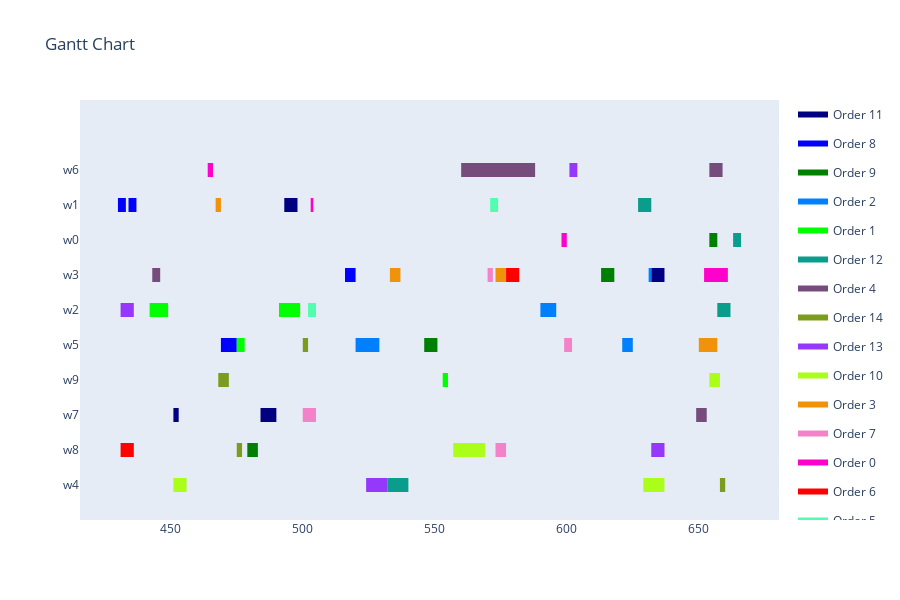

Source (notebook cell):
### Markdown cell above
Visualization

### Code cell
visualize_schedule(schedule, production_environment, orders)

### Figure 1 — Plotly figure (JSON) as saved in the notebook; plotly's stock layout.template omitted (floating-point values rounded to 4 significant figures)
{"data": [{"fill": "toself", "fillcolor": "rgb(0, 0, 128)", "hoverinfo": "name", "legendgroup": "rgb(0, 0, 128)", "mode": "none", "name": "Order 11", "type": "scatter", "x": [493, 498, 498, 493, 493, 632, 637, 637, 632, 632, 451, 453, 453, 451, 451, 484, 490, 490, 484], "y": [7.8, 7.8, 8.2, 8.2, null, 5.8, 5.8, 6.2, 6.2, null, 1.8, 1.8, 2.2, 2.2, null, 1.8, 1.8, 2.2, 2.2]}, {"fill": "toself", "fillcolor": "rgb(0, 0, 255)", "hoverinfo": "name", "legendgroup": "rgb(0, 0, 255)", "mode": "none", "name": "Order 8", "type": "scatter", "x": [430, 433, 433, 430, 430, 434, 437, 437, 434, 434, 516, 520, 520, 516, 516, 469, 475, 475, 469], "y": [7.8, 7.8, 8.2, 8.2, null, 7.8, 7.8, 8.2, 8.2, null, 5.8, 5.8, 6.2, 6.2, null, 3.8, 3.8, 4.2, 4.2]}, {"fill": "toself", "fillcolor": "rgb(0, 128, 0)", "hoverinfo": "name", "legendgroup": "rgb(0, 128, 0)", "mode": "none", "name": "Order 9", "type": "scatter", "x": [654, 657, 657, 654, 654, 613, 618, 618, 613, 613, 546, 551, 551, 546, 546, 479, 483, 483, 479], "y": [6.8, 6.8, 7.2, 7.2, null, 5.8, 5.8, 6.2, 6.2, null, 3.8, 3.8, 4.2, 4.2, null, 0.8, 0.8, 1.2, 1.2]}, {"fill": "toself", "fillcolor": "rgb(0, 128, 255)", "hoverinfo": "name", "legendgroup": "rgb(0, 128, 255)", "mode": "none", "name": "Order 2", "type": "scatter", "x": [631, 632, 632, 631, 631, 590, 596, 596, 590, 590, 520, 529, 529, 520, 520, 621, 625, 625, 621], "y": [5.8, 5.8, 6.2, 6.2, null, 4.8, 4.8, 5.2, 5.2, null, 3.8, 3.8, 4.2, 4.2, null, 3.8, 3.8, 4.2, 4.2]}, {"fill": "toself", "fillcolor": "rgb(0, 255, 0)", "hoverinfo": "name", "legendgroup": "rgb(0, 255, 0)", "mode": "none", "name": "Order 1", "type": "scatter", "x": [442, 449, 449, 442, 442, 491, 499, 499, 491, 491, 475, 478, 478, 475, 475, 553, 555, 555, 553], "y": [4.8, 4.8, 5.2, 5.2, null, 4.8, 4.8, 5.2, 5.2, null, 3.8, 3.8, 4.2, 4.2, null, 2.8, 2.8, 3.2, 3.2]}, {"fill": "toself", "fillcolor": "rgb(10, 157, 140)", "hoverinfo": "name", "legendgroup": "rgb(10, 157, 140)", "mode": "none", "name": "Order 12", "type": "scatter", "x": [627, 632, 632, 627, 627, 663, 666, 666, 663, 663, 657, 662, 662, 657, 657, 532, 540, 540, 532], "y": [7.8, 7.8, 8.2, 8.2, null, 6.8, 6.8, 7.2, 7.2, null, 4.8, 4.8, 5.2, 5.2, null, -0.2, -0.2, 0.2, 0.2]}, {"fill": "toself", "fillcolor": "rgb(117, 76, 123)", "hoverinfo": "name", "legendgroup": "rgb(117, 76, 123)", "mode": "none", "name": "Order 4", "type": "scatter", "x": [560, 588, 588, 560, 560, 654, 659, 659, 654, 654, 443, 446, 446, 443, 443, 649, 653, 653, 649], "y": [8.8, 8.8, 9.2, 9.2, null, 8.8, 8.8, 9.2, 9.2, null, 5.8, 5.8, 6.2, 6.2, null, 1.8, 1.8, 2.2, 2.2]}, {"fill": "toself", "fillcolor": "rgb(122, 157, 31)", "hoverinfo": "name", "legendgroup": "rgb(122, 157, 31)", "mode": "none", "name": "Order 14", "type": "scatter", "x": [500, 502, 502, 500, 500, 468, 472, 472, 468, 468, 475, 477, 477, 475, 475, 658, 660, 660, 658], "y": [3.8, 3.8, 4.2, 4.2, null, 2.8, 2.8, 3.2, 3.2, null, 0.8, 0.8, 1.2, 1.2, null, -0.2, -0.2, 0.2, 0.2]}, {"fill": "toself", "fillcolor": "rgb(150, 56, 252)", "hoverinfo": "name", "legendgroup": "rgb(150, 56, 252)", "mode": "none", "name": "Order 13", "type": "scatter", "x": [601, 604, 604, 601, 601, 431, 436, 436, 431, 431, 632, 637, 637, 632, 632, 524, 532, 532, 524], "y": [8.8, 8.8, 9.2, 9.2, null, 4.8, 4.8, 5.2, 5.2, null, 0.8, 0.8, 1.2, 1.2, null, -0.2, -0.2, 0.2, 0.2]}, {"fill": "toself", "fillcolor": "rgb(171, 254, 25)", "hoverinfo": "name", "legendgroup": "rgb(171, 254, 25)", "mode": "none", "name": "Order 10", "type": "scatter", "x": [654, 658, 658, 654, 654, 557, 569, 569, 557, 557, 451, 456, 456, 451, 451, 629, 637, 637, 629], "y": [2.8, 2.8, 3.2, 3.2, null, 0.8, 0.8, 1.2, 1.2, null, -0.2, -0.2, 0.2, 0.2, null, -0.2, -0.2, 0.2, 0.2]}, {"fill": "toself", "fillcolor": "rgb(240, 147, 11)", "hoverinfo": "name", "legendgroup": "rgb(240, 147, 11)", "mode": "none", "name": "Order 3", "type": "scatter", "x": [467, 469, 469, 467, 467, 533, 537, 537, 533, 533, 573, 577, 577, 573, 573, 650, 657, 657, 650], "y": [7.8, 7.8, 8.2, 8.2, null, 5.8, 5.8, 6.2, 6.2, null, 5.8, 5.8, 6.2, 6.2, null, 3.8, 3.8, 4.2, 4.2]}, {"fill": "toself", "fillcolor": "rgb(243, 130, 201)", "hoverinfo": "name", "legendgroup": "rgb(243, 130, 201)", "mode": "none", "name": "Order 7", "type": "scatter", "x": [570, 572, 572, 570, 570, 599, 602, 602, 599, 599, 500, 505, 505, 500, 500, 573, 577, 577, 573], "y": [5.8, 5.8, 6.2, 6.2, null, 3.8, 3.8, 4.2, 4.2, null, 1.8, 1.8, 2.2, 2.2, null, 0.8, 0.8, 1.2, 1.2]}, {"fill": "toself", "fillcolor": "rgb(253, 2, 202)", "hoverinfo": "name", "legendgroup": "rgb(253, 2, 202)", "mode": "none", "name": "Order 0", "type": "scatter", "x": [464, 466, 466, 464, 464, 503, 504, 504, 503, 503, 598, 600, 600, 598, 598, 652, 661, 661, 652], "y": [8.8, 8.8, 9.2, 9.2, null, 7.8, 7.8, 8.2, 8.2, null, 6.8, 6.8, 7.2, 7.2, null, 5.8, 5.8, 6.2, 6.2]}, {"fill": "toself", "fillcolor": "rgb(255, 0, 0)", "hoverinfo": "name", "legendgroup": "rgb(255, 0, 0)", "mode": "none", "name": "Order 6", "type": "scatter", "x": [577, 582, 582, 577, 577, 431, 436, 436, 431], "y": [5.8, 5.8, 6.2, 6.2, null, 0.8, 0.8, 1.2, 1.2]}, {"fill": "toself", "fillcolor": "rgb(81, 253, 174)", "hoverinfo": "name", "legendgroup": "rgb(81, 253, 174)", "mode": "none", "name": "Order 5", "type": "scatter", "x": [571, 574, 574, 571, 571, 502, 505, 505, 502], "y": [7.8, 7.8, 8.2, 8.2, null, 4.8, 4.8, 5.2, 5.2]}, {"legendgroup": "rgb(0, 0, 128)", "marker": {"color": "rgb(0, 0, 128)", "opacity": 0, "size": 1}, "mode": "markers", "name": "", "showlegend": false, "text": [null, null, null, null, null, null, null, null], "type": "scatter", "x": [493, 498, 632, 637, 451, 453, 484, 490], "y": [8, 8, 6, 6, 2, 2, 2, 2]}, {"legendgroup": "rgb(0, 0, 255)", "marker": {"color": "rgb(0, 0, 255)", "opacity": 0, "size": 1}, "mode": "markers", "name": "", "showlegend": false, "text": [null, null, null, null, null, null, null, null], "type": "scatter", "x": [430, 433, 434, 437, 516, 520, 469, 475], "y": [8, 8, 8, 8, 6, 6, 4, 4]}, {"legendgroup": "rgb(0, 128, 0)", "marker": {"color": "rgb(0, 128, 0)", "opacity": 0, "size": 1}, "mode": "markers", "name": "", "showlegend": false, "text": [null, null, null, null, null, null, null, null], "type": "scatter", "x": [654, 657, 613, 618, 546, 551, 479, 483], "y": [7, 7, 6, 6, 4, 4, 1, 1]}, {"legendgroup": "rgb(0, 128, 255)", "marker": {"color": "rgb(0, 128, 255)", "opacity": 0, "size": 1}, "mode": "markers", "name": "", "showlegend": false, "text": [null, null, null, null, null, null, null, null], "type": "scatter", "x": [631, 632, 590, 596, 520, 529, 621, 625], "y": [6, 6, 5, 5, 4, 4, 4, 4]}, {"legendgroup": "rgb(0, 255, 0)", "marker": {"color": "rgb(0, 255, 0)", "opacity": 0, "size": 1}, "mode": "markers", "name": "", "showlegend": false, "text": [null, null, null, null, null, null, null, null], "type": "scatter", "x": [442, 449, 491, 499, 475, 478, 553, 555], "y": [5, 5, 5, 5, 4, 4, 3, 3]}, {"legendgroup": "rgb(10, 157, 140)", "marker": {"color": "rgb(10, 157, 140)", "opacity": 0, "size": 1}, "mode": "markers", "name": "", "showlegend": false, "text": [null, null, null, null, null, null, null, null], "type": "scatter", "x": [627, 632, 663, 666, 657, 662, 532, 540], "y": [8, 8, 7, 7, 5, 5, 0, 0]}, {"legendgroup": "rgb(117, 76, 123)", "marker": {"color": "rgb(117, 76, 123)", "opacity": 0, "size": 1}, "mode": "markers", "name": "", "showlegend": false, "text": [null, null, null, null, null, null, null, null], "type": "scatter", "x": [560, 588, 654, 659, 443, 446, 649, 653], "y": [9, 9, 9, 9, 6, 6, 2, 2]}, {"legendgroup": "rgb(122, 157, 31)", "marker": {"color": "rgb(122, 157, 31)", "opacity": 0, "size": 1}, "mode": "markers", "name": "", "showlegend": false, "text": [null, null, null, null, null, null, null, null], "type": "scatter", "x": [500, 502, 468, 472, 475, 477, 658, 660], "y": [4, 4, 3, 3, 1, 1, 0, 0]}, {"legendgroup": "rgb(150, 56, 252)", "marker": {"color": "rgb(150, 56, 252)", "opacity": 0, "size": 1}, "mode": "markers", "name": "", "showlegend": false, "text": [null, null, null, null, null, null, null, null], "type": "scatter", "x": [601, 604, 431, 436, 632, 637, 524, 532], "y": [9, 9, 5, 5, 1, 1, 0, 0]}, {"legendgroup": "rgb(171, 254, 25)", "marker": {"color": "rgb(171, 254, 25)", "opacity": 0, "size": 1}, "mode": "markers", "name": "", "showlegend": false, "text": [null, null, null, null, null, null, null, null], "type": "scatter", "x": [654, 658, 557, 569, 451, 456, 629, 637], "y": [3, 3, 1, 1, 0, 0, 0, 0]}, {"legendgroup": "rgb(240, 147, 11)", "marker": {"color": "rgb(240, 147, 11)", "opacity": 0, "size": 1}, "mode": "markers", "name": "", "showlegend": false, "text": [null, null, null, null, null, null, null, null], "type": "scatter", "x": [467, 469, 533, 537, 573, 577, 650, 657], "y": [8, 8, 6, 6, 6, 6, 4, 4]}, {"legendgroup": "rgb(243, 130, 201)", "marker": {"color": "rgb(243, 130, 201)", "opacity": 0, "size": 1}, "mode": "markers", "name": "", "showlegend": false, "text": [null, null, null, null, null, null, null, null], "type": "scatter", "x": [570, 572, 599, 602, 500, 505, 573, 577], "y": [6, 6, 4, 4, 2, 2, 1, 1]}, {"legendgroup": "rgb(253, 2, 202)", "marker": {"color": "rgb(253, 2, 202)", "opacity": 0, "size": 1}, "mode": "markers", "name": "", "showlegend": false, "text": [null, null, null, null, null, null, null, null], "type": "scatter", "x": [464, 466, 503, 504, 598, 600, 652, 661], "y": [9, 9, 8, 8, 7, 7, 6, 6]}, {"legendgroup": "rgb(255, 0, 0)", "marker": {"color": "rgb(255, 0, 0)", "opacity": 0, "size": 1}, "mode": "markers", "name": "", "showlegend": false, "text": [null, null, null, null], "type": "scatter", "x": [577, 582, 431, 436], "y": [6, 6, 1, 1]}, {"legendgroup": "rgb(81, 253, 174)", "marker": {"color": "rgb(81, 253, 174)", "opacity": 0, "size": 1}, "mode": "markers", "name": "", "showlegend": false, "text": [null, null, null, null], "type": "scatter", "x": [571, 574, 502, 505], "y": [8, 8, 5, 5]}], "layout": {"height": 600, "hovermode": "closest", "showlegend": true, "title": {"text": "Gantt Chart"}, "xaxis": {"rangeselector": {"buttons": [{"count": 7, "label": "1w", "step": "day", "stepmode": "backward"}, {"count": 1, "label": "1m", "step": "month", "stepmode": "backward"}, {"count": 6, "label": "6m", "step": "month", "stepmode": "backward"}, {"count": 1, "label": "YTD", "step": "year", "stepmode": "todate"}, {"count": 1, "label": "1y", "step": "year", "stepmode": "backward"}, {"step": "all"}]}, "showgrid": false, "type": "linear", "zeroline": false}, "yaxis": {"autorange": false, "range": [-1, 11], "showgrid": false, "ticktext": ["w4", "w8", "w7", "w9", "w5", "w2", "w3", "w0", "w1", "w6"], "tickvals": [0, 1, 2, 3, 4, 5, 6, 7, 8, 9], "zeroline": false}}}
